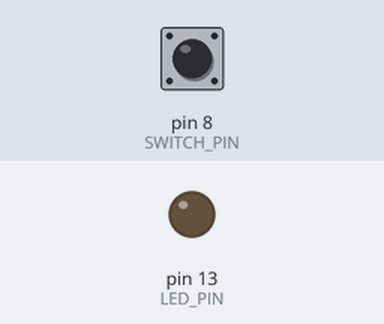
The sketch below on a simulated Arduino Uno, built with avr-gcc and run on an emulated ATmega328P. Shown: output pins drawn as LEDs (lit = HIGH). Dashed ring = blinking. The inputs (shaded band) are chosen by the test bench; at power-on: pin 8 (SWITCH_PIN) LOW. What the sketch prints to the serial monitor is not drawn.

Above: at 1.2 s.
1.3 s: pin 8 (SWITCH_PIN) pulled HIGH for 0.15 s
At 1.37 s:
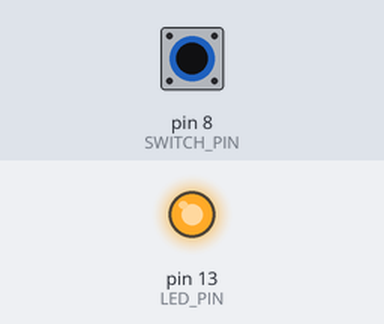
2.9 s: pin 8 (SWITCH_PIN) pulled HIGH for 1 s
At 5.2 s:
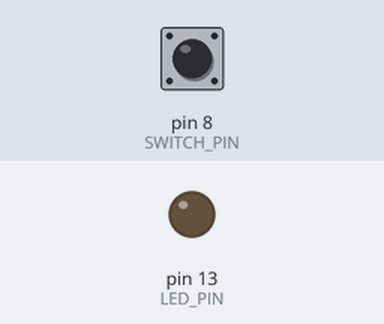
6.9 s: pin 8 (SWITCH_PIN) pulsed HIGH 2 times (0.12 s each, 0.3 s apart)
At 6.96 s:
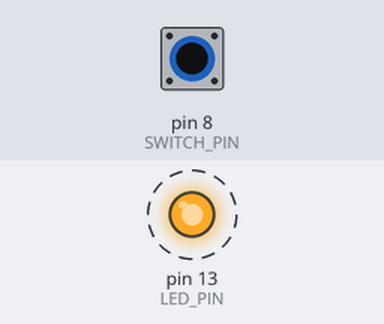
10.5 s: pin 8 (SWITCH_PIN) driven HIGH
At 11.5 s:
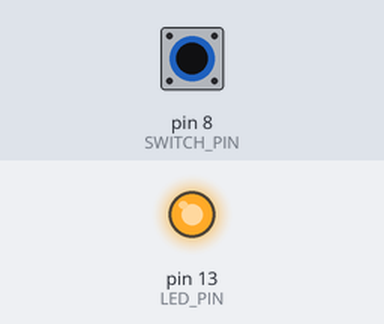
13.5 s: pin 8 (SWITCH_PIN) driven LOW
At 13.8 s:
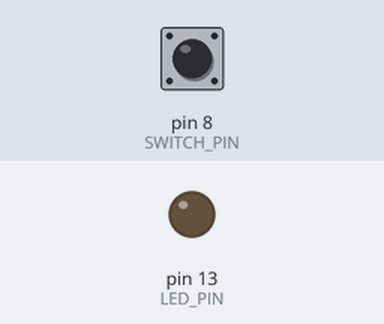
Timing chart, 0 to 16.5 s (numbered marks = the images above; inputs shaded):
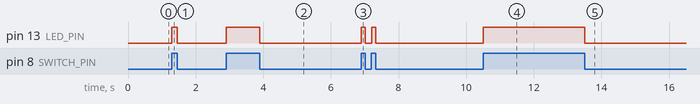

Measured:
- after the input at 1.3 s, pin 13 (LED_PIN): LOW → HIGH at once, → LOW 0.15 s later
- after the input at 2.9 s, pin 13 (LED_PIN): LOW → HIGH at once, → LOW 1.0 s later
- after the input at 6.9 s, pin 13 (LED_PIN): alternates HIGH for 0.12 s and LOW for 0.18 s, 4 changes in all, then stays LOW, starting at once
- after the input at 10.5 s, pin 13 (LED_PIN): LOW → HIGH at once
- after the input at 13.5 s, pin 13 (LED_PIN): HIGH → LOW at once

The sketch:

blinking.ino
```cpp
#define SWITCH_PIN 8
#define LED_PIN 13

/* #define PULLUP */

#ifdef PULLUP
#  define IN INPUT_PULLUP
#else
#  define IN INPUT
#endif

#ifdef PULLUP
#  define PRESSED LOW
#else
#  define PRESSED HIGH
#endif

void setup()
{
    /* set the SWITCH_PIN in input mode and enable the pull-up resistor */
    Serial.begin(115200);
    pinMode(SWITCH_PIN, IN);
    pinMode(LED_PIN, OUTPUT);
    /*
      the equivalent of pinMode(SWITCH_PIN, INPUT_PULLUP) is:
        pinMode(SWITCH_PIN, INPUT);
        digitalWrite(SWITCH, HIGH);
    */
}

void loop()
{
    if(digitalRead(SWITCH_PIN) == PRESSED) {
        digitalWrite(LED_PIN, HIGH);
        Serial.println("Setting to high");
        return;
    }
    digitalWrite(LED_PIN, LOW);
    Serial.println("Setting to low");
    /* or */
    /* digitalWrite(LED_PIN, digitalRead(SWITCH_PIN) == PRESSED ? HIGH : LOW); */
}
```
